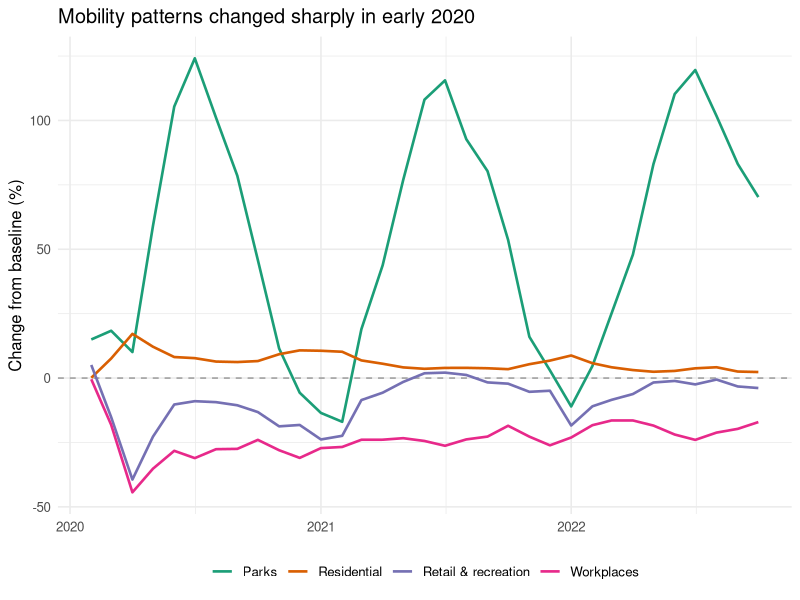
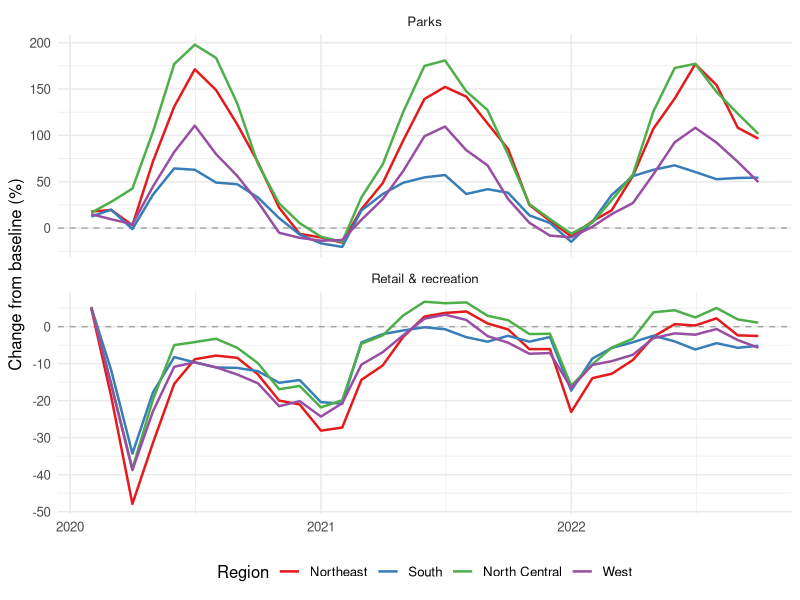
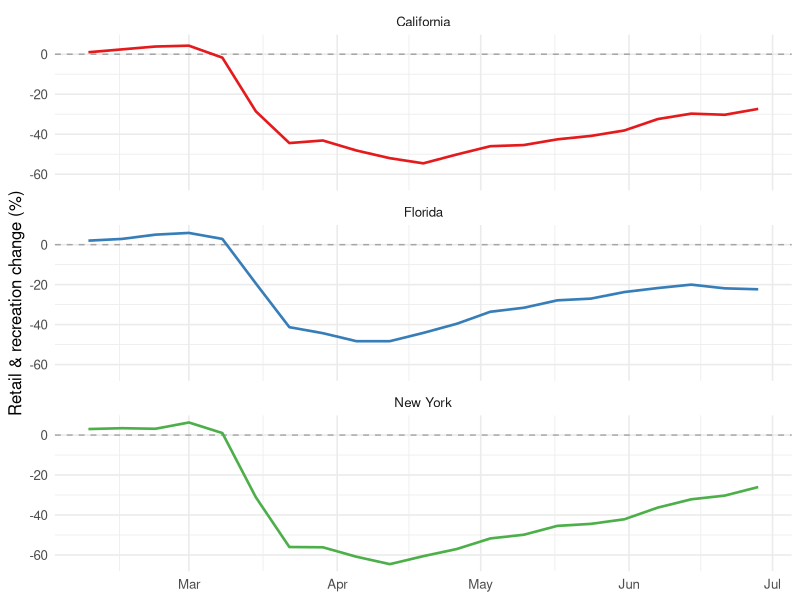
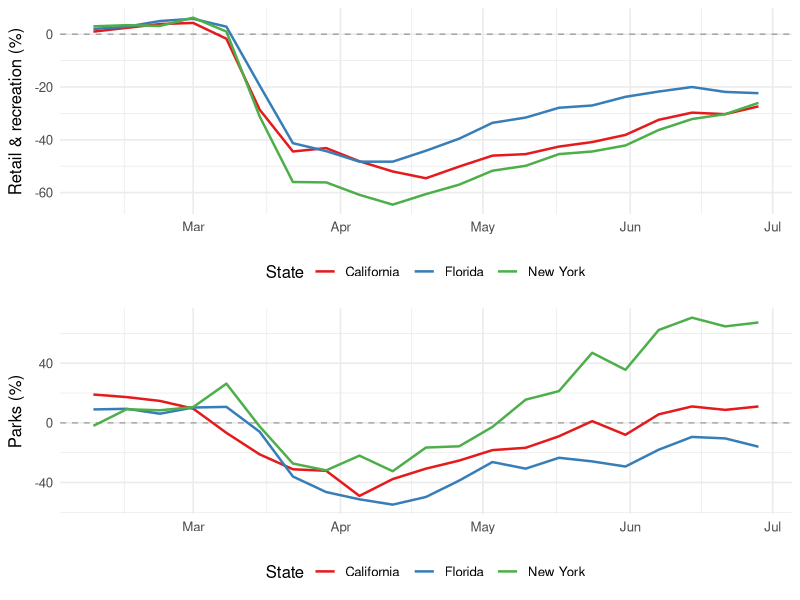
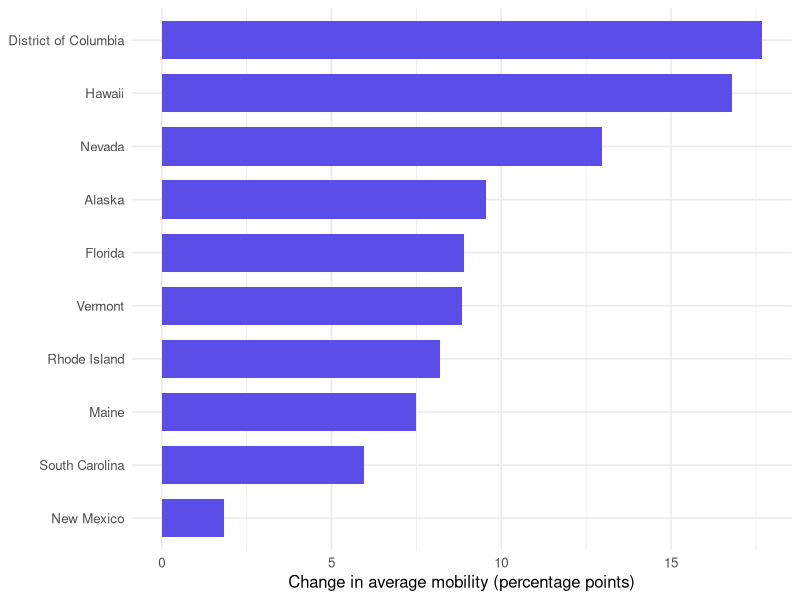

The R source for these figures, in order:
## ---- chunk 1
#| label: setup

library(tidyverse)
library(lubridate)
library(cowplot)
library(knitr)

theme_set(theme_minimal(base_size = 12))
## ---- chunk 2
#| label: read-mobility-data

google_mobility <- read_csv(
  "data/google-mobility-us-states.csv",
  show_col_types = FALSE
)

glimpse(google_mobility)
## ---- chunk 3
#| label: tbl-data-summary
#| tbl-cap: "Google Mobility snapshot at a glance."

tibble(
  measure = c("Rows", "States and DC", "First observation", "Last observation"),
  value = c(
    format(nrow(google_mobility), big.mark = ","),
    n_distinct(google_mobility$sub_region_1),
    format(min(google_mobility$date)),
    format(max(google_mobility$date))
  )
) |>
  kable(col.names = c("Measure", "Value"))
## ---- chunk 4
#| label: prepare-mobility-data

state_lookup <- tibble(
  sub_region_1 = state.name,
  us_division = state.division,
  us_region = state.region,
  state_land_area = state.area
)

google_mobility_US <- google_mobility |>
  mutate(
    dt_month = floor_date(date, "month"),
    dt_year = year(date),
    dt_month_label = month(date, label = TRUE, abbr = TRUE),
    dt_weekday = wday(date, label = TRUE, abbr = TRUE),
    dt_weekend = dt_weekday %in% c("Sat", "Sun")
  )

google_mobility_US_w_lu <- google_mobility_US |>
  inner_join(state_lookup, by = "sub_region_1")
## ---- chunk 5
#| label: tbl-state-records
#| tbl-cap: "Example record counts by state."

records_per_state <- google_mobility_US |>
  count(sub_region_1, name = "n_records") |>
  arrange(sub_region_1)

bind_rows(
  slice_head(records_per_state, n = 5),
  slice_tail(records_per_state, n = 5)
) |>
  kable(
    col.names = c("State", "Daily observations"),
    format.args = list(big.mark = ",")
  )
## ---- chunk 6
#| label: create-national-summary

national_monthly <- google_mobility_US |>
  select(
    dt_month,
    retail_and_recreation_percent_change_from_baseline,
    parks_percent_change_from_baseline,
    workplaces_percent_change_from_baseline,
    residential_percent_change_from_baseline
  ) |>
  pivot_longer(
    -dt_month,
    names_to = "place_type",
    values_to = "percent_change"
  ) |>
  mutate(
    place_type = recode(
      place_type,
      retail_and_recreation_percent_change_from_baseline = "Retail & recreation",
      parks_percent_change_from_baseline = "Parks",
      workplaces_percent_change_from_baseline = "Workplaces",
      residential_percent_change_from_baseline = "Residential"
    )
  ) |>
  group_by(dt_month, place_type) |>
  summarise(
    percent_change = mean(percent_change, na.rm = TRUE),
    .groups = "drop"
  )
## ---- chunk 7
#| label: fig-national-trends
#| fig-cap: "Average monthly mobility change across US states. The dashed line marks the pre-pandemic baseline."

ggplot(national_monthly, aes(dt_month, percent_change, color = place_type)) +
  geom_hline(yintercept = 0, linetype = "dashed", color = "grey60") +
  geom_line(linewidth = 0.9) +
  scale_color_brewer(palette = "Dark2") +
  labs(
    x = NULL,
    y = "Change from baseline (%)",
    color = NULL,
    title = "Mobility patterns changed sharply in early 2020"
  ) +
  theme(legend.position = "bottom")
## ---- chunk 8
#| label: create-regional-summary

regional_monthly <- google_mobility_US_w_lu |>
  group_by(us_region, dt_month) |>
  summarise(
    `Retail & recreation` = mean(
      retail_and_recreation_percent_change_from_baseline,
      na.rm = TRUE
    ),
    Parks = mean(parks_percent_change_from_baseline, na.rm = TRUE),
    .groups = "drop"
  ) |>
  pivot_longer(
    c(`Retail & recreation`, Parks),
    names_to = "place_type",
    values_to = "percent_change"
  )
## ---- chunk 9
#| label: fig-regional-trends
#| fig-cap: "Monthly retail and parks mobility by US Census region."

ggplot(regional_monthly, aes(dt_month, percent_change, color = us_region)) +
  geom_hline(yintercept = 0, linetype = "dashed", color = "grey65") +
  geom_line(linewidth = 0.85) +
  facet_wrap(~place_type, ncol = 1, scales = "free_y") +
  scale_color_brewer(palette = "Set1") +
  labs(
    x = NULL,
    y = "Change from baseline (%)",
    color = "Region"
  ) +
  theme(legend.position = "bottom")
## ---- chunk 10
#| label: prepare-selected-states

selected_states <- google_mobility_US |>
  filter(
    sub_region_1 %in% c("California", "Florida", "New York"),
    date <= as.Date("2020-06-30")
  ) |>
  mutate(week = floor_date(date, "week")) |>
  group_by(sub_region_1, week) |>
  summarise(
    retail = mean(
      retail_and_recreation_percent_change_from_baseline,
      na.rm = TRUE
    ),
    parks = mean(parks_percent_change_from_baseline, na.rm = TRUE),
    .groups = "drop"
  )
## ---- chunk 11
#| label: fig-selected-state-retail
#| fig-cap: "Weekly retail and recreation mobility in three selected states during early 2020."

ggplot(selected_states, aes(week, retail, color = sub_region_1)) +
  geom_hline(yintercept = 0, linetype = "dashed", color = "grey65") +
  geom_line(linewidth = 0.9) +
  facet_wrap(~sub_region_1, ncol = 1) +
  scale_color_brewer(palette = "Set1", guide = "none") +
  labs(x = NULL, y = "Retail & recreation change (%)")
## ---- chunk 12
#| label: fig-selected-state-comparison
#| fig-cap: "Retail and parks mobility for California, Florida, and New York during early 2020."
#| fig-height: 8

retail_plot <- ggplot(selected_states, aes(week, retail, color = sub_region_1)) +
  geom_hline(yintercept = 0, linetype = "dashed", color = "grey65") +
  geom_line(linewidth = 0.85) +
  scale_color_brewer(palette = "Set1") +
  labs(x = NULL, y = "Retail & recreation (%)", color = "State") +
  theme(legend.position = "bottom")

parks_plot <- ggplot(selected_states, aes(week, parks, color = sub_region_1)) +
  geom_hline(yintercept = 0, linetype = "dashed", color = "grey65") +
  geom_line(linewidth = 0.85) +
  scale_color_brewer(palette = "Set1") +
  labs(x = NULL, y = "Parks (%)", color = "State") +
  theme(legend.position = "bottom")

plot_grid(retail_plot, parks_plot, ncol = 1, align = "v")
## ---- chunk 13
#| label: compute-largest-changes

parks_change <- google_mobility_US |>
  filter(dt_year %in% c(2020, 2021)) |>
  group_by(sub_region_1, dt_year) |>
  summarise(
    avg_change_parks = mean(
      parks_percent_change_from_baseline,
      na.rm = TRUE
    ),
    .groups = "drop"
  ) |>
  pivot_wider(
    names_from = dt_year,
    values_from = avg_change_parks,
    names_prefix = "year_"
  ) |>
  mutate(change_2021_vs_2020 = year_2021 - year_2020) |>
  arrange(desc(change_2021_vs_2020))
## ---- chunk 14
#| label: tbl-largest-changes
#| tbl-cap: "States with the largest increases in average parks mobility from 2020 to 2021."

parks_change |>
  slice_head(n = 10) |>
  transmute(
    State = sub_region_1,
    `2020 average` = round(year_2020, 1),
    `2021 average` = round(year_2021, 1),
    Difference = round(change_2021_vs_2020, 1)
  ) |>
  kable()
## ---- chunk 15
#| label: fig-largest-changes
#| fig-cap: "States with the largest increases in parks mobility between 2020 and 2021."

parks_change |>
  slice_head(n = 10) |>
  mutate(sub_region_1 = fct_reorder(sub_region_1, change_2021_vs_2020)) |>
  ggplot(aes(change_2021_vs_2020, sub_region_1)) +
  geom_col(fill = "#5b4ee8", width = 0.72) +
  labs(
    x = "Change in average mobility (percentage points)",
    y = NULL
  )
